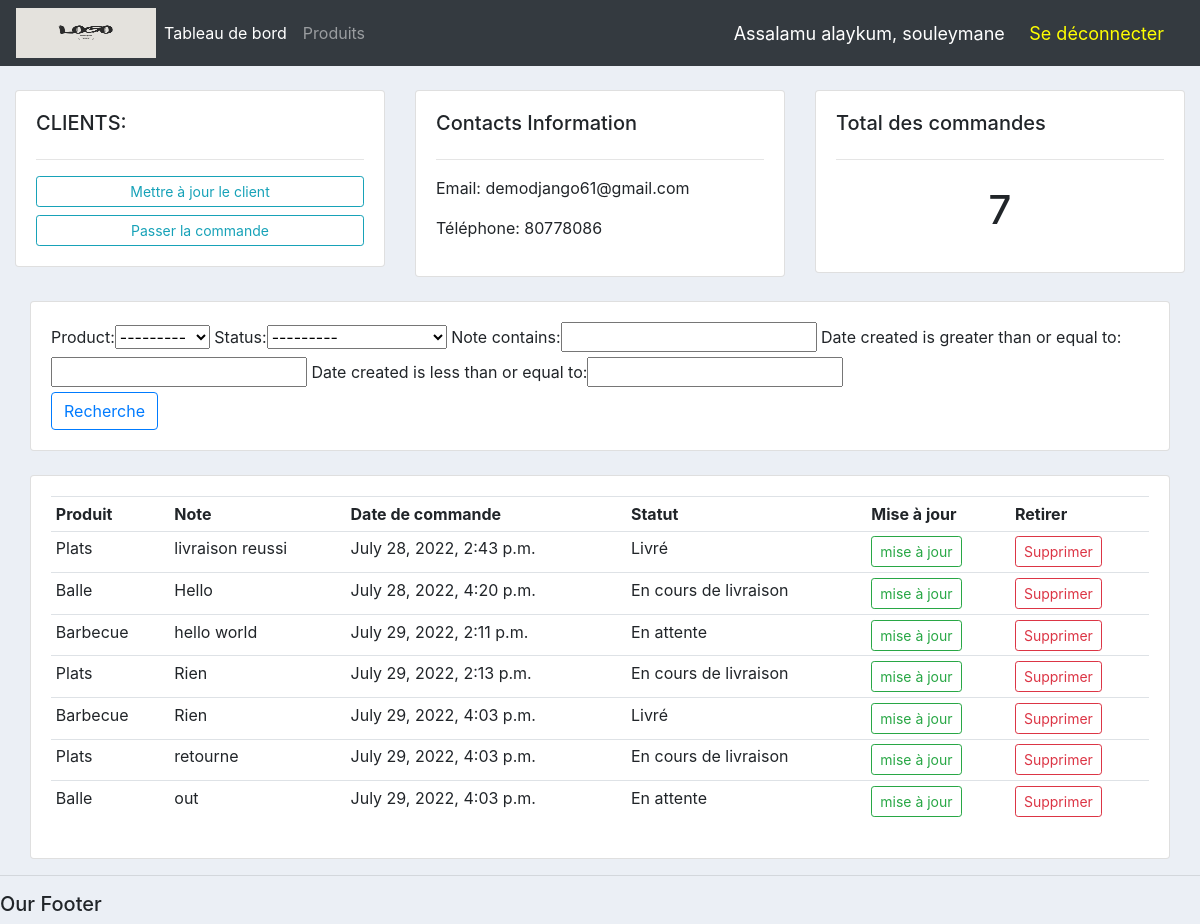
The page /customer/2/ (signed in) on the database its author committed.
### accounts/models.py (models this page shows, shortened)
class Customer(models.Model):
    user = models.OneToOneField(User, null=True, blank=True, on_delete=models.CASCADE)
    name = models.CharField(max_length=200, null=True)
    phone = models.CharField(max_length=20, null=True)
    email = models.EmailField(max_length=200, null=True)
    profile_pic = models.ImageField(default="pp.jpeg", null=True, blank=True)
    date_created = models.DateTimeField(auto_now_add=True, null=True)

class Order(models.Model):
    STATUS = (
        ('En attente', 'En attente'),
        ('En cours de livraison', 'En cours de livraison'),
        ('Livré', 'Livré'),
    )
    customer = models.ForeignKey(Customer, null=True, on_delete=models.SET_NULL)
    product = models.ForeignKey(Product, null=True, on_delete=models.SET_NULL)
    date_created = models.DateTimeField(auto_now_add=True, null=True)
    status = models.CharField(max_length=200, null=True, choices=STATUS)
    note = models.CharField(max_length=100, null=True)

class Product(models.Model):
    CATEGORY = (
        ('Intérieur', 'Intérieur'),
        ('Extérieur', 'Extérieur'),
    )
    name = models.CharField(max_length=200, null=True)
    price = models.FloatField(null=True)
    category = models.CharField(max_length=200, null=True, choices=CATEGORY)
    description = models.CharField(max_length=200, null=True, blank=True)
    date_created = models.DateTimeField(auto_now_add=True, null=True)
    tags = models.ManyToManyField(Tag)
    def __str__(self):
        return self.name

### accounts/decorators.py (the view)
        def wrapper_func(request, *args, **kwargs):
            group = None
            if request.user.groups.exists():
                group = request.user.groups.all()[0].name
            if group in allowed_roles:
                return view_func(request, *args, **kwargs)
            else:
                return redirect('user_page')

### accounts/views/customer.py (called while the page is built)
@login_required(login_url='login')
@allowed_users(allowed_roles=['admin'])
def customer(request, pk_test):
    customer = Customer.objects.get(id=pk_test)
    orders = customer.order_set.all()
    order_count = orders.count()
    myFilter = OrderFilter(request.GET, queryset=orders)
    orders = myFilter.qs
    context = {'customer': customer, 'orders': orders,
    'order_count': order_count, 'myFilter': myFilter}
    return render(request, 'accounts/customer.html', context)

### accounts/templates/accounts/customer.html
{% extends 'accounts/main.html' %}
{% block content %}
    <br>
    <div class="row">
        <div class="col-md">
            <div class="card card-body">
                <h5>CLIENTS:</h5>
                <hr>
                <a class="btn btn-outline-info btn-sm btn-block" href="">
                    Mettre à jour le client
                </a>
                <a class="btn btn-outline-info btn-sm btn-block" href="{% url 'create_order' customer.id %}">
                    Passer la commande
                </a>
            </div>
        </div>
        <div class="col-md">
            <div class="card card-body">
                <h5>Contacts Information</h5>
                <hr>
                <p>Email: {{customer.email}}</p>
                <p>Téléphone: {{customer.phone}}</p>
            </div>
        </div>
        <div class="col-md">
            <div class="card card-body">
                <h5>Total des commandes</h5>
                <hr>
                <h1 style="text-align: center; padding: 10px;">{{order_count}}</h1>
            </div>
        </div>
    </div>
    <br>
    <div class="row">
        <div class="col">
            <div class="col-md">
                <div class="card card-body">
                    <form method="get">
                        <div>
                            {{ myFilter.form }}
                        </div>
                        <button class="btn btn-outline-primary" type="submit">Recherche</button>
                    </form>
                </div>
            </div>
        </div>
    </div>
    <br>
    <div class="row">
        <div class="col">
            <div class="col-md">
                <div class="card card-body">
                    <table class="table table-sm">
                        <tr>
                            <th>Produit</th>
                            <th>Note</th>
                            <th>Date de commande</th>
                            <th>Statut</th>
                            <th>Mise à jour</th>
                            <th>Retirer</th>
                        </tr>
                        {% for order in orders %}
                            <tr>
                                <td>{{ order.product }}</dt>
                                <td>{{ order.note }}</dt>
                                <td>{{ order.date_created }}</dt>
                                <td>{{ order.status }}</dt>
                                <td><a class="btn btn-outline-success btn-sm" href="{% url 'update_order' order.id %}">mise à jour</a></td>
                                <td><a class="btn btn-outline-danger btn-sm" href="{% url 'delete_order' order.id %}">Supprimer</a></td>
                            </tr>
                        {% endfor %}
                    </table>
                </div>
            </div>
        </div>
    </div>
{% endblock %}

### accounts/templates/accounts/navbar.html (shortened to what this page needs)
{% load static %}
<nav class="navbar navbar-expand-lg navbar-dark bg-dark">
    <img style="height: 50px; width: 140px;" src="{% static 'images/logo1.png' %}">
    <div class="collapse navbar-collapse" id="navbarNav">
        <ul class="navbar-nav">
            {% if request.user.is_staff %}
            <li class="nav-item active">
                <a class="nav-link" href="{% url 'home' %}">Tableau de bord</a>
            </li>
            <li class="nav-item">
                <a class="nav-link" href="{% url 'products' %}">Produits</a>
            </li>
            {% else %}
            <li class="nav-item">
                <a class="nav-link" href="{% url 'account' %}">Paramètre</a>
            </li>
            {% endif %}
        </ul>
    </div>
    <span class="hello-msg">Assalamu alaykum, {{ request.user }}</span>&nbsp;
    <span><a class="href" href="{% url 'logout' %}">Se déconnecter</a></span>
</nav>

### static/css/main.css (style rules this page uses)
body { background-color: #ebeff5; }

### accounts/templates/accounts/navbar.html (style rules this page uses)
.hello-msg { font-size: 18px; color: white; margin-right: 20px; }
.href { font-size: 18px; color: yellow; margin-right: 20px; }

### rows shown on the page
Customer: email "demodjango61@gmail.com", phone "80778086"
Order: product "Plats", note "livraison reussi", date_created "July 28, 2022, 2:43 p.m.", status "Livré"
Order: product "Balle", note "Hello", date_created "July 28, 2022, 4:20 p.m.", status "En cours de livraison"
Order: product "Barbecue", note "hello world", date_created "July 29, 2022, 2:11 p.m.", status "En attente"
Order: product "Plats", note "Rien", date_created "July 29, 2022, 2:13 p.m.", status "En cours de livraison"
Order: product "Barbecue", note "Rien", date_created "July 29, 2022, 4:03 p.m.", status "Livré"
Order: product "Plats", note "retourne", date_created "July 29, 2022, 4:03 p.m.", status "En cours de livraison"
Order: product "Balle", note "out", date_created "July 29, 2022, 4:03 p.m.", status "En attente"

### other values the page prints
{{ request.user }} "souleymane"
{{ order_count }} "7"
